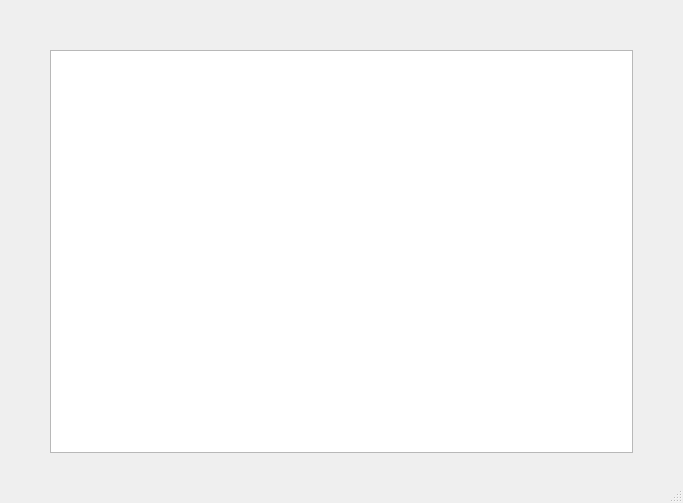
<?xml version="1.0" encoding="UTF-8"?>
<ui version="4.0">
 <class>MainWindow</class>
 <widget class="QMainWindow" name="MainWindow">
  <property name="geometry">
   <rect>
    <x>0</x>
    <y>0</y>
    <width>683</width>
    <height>503</height>
   </rect>
  </property>
  <property name="windowTitle">
   <string>MainWindow</string>
  </property>
  <widget class="QWidget" name="centralwidget">
   <widget class="QGraphicsView" name="graphicsView">
    <property name="geometry">
     <rect>
      <x>50</x>
      <y>50</y>
      <width>583</width>
      <height>403</height>
     </rect>
    </property>
   </widget>
  </widget>
  <widget class="QStatusBar" name="statusbar"/>
 </widget>
 <resources/>
 <connections/>
</ui>
